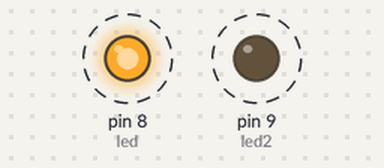
This sketch was run on a simulated Arduino Uno, built with avr-gcc and run on an emulated ATmega328P. Parts: output pins drawn as LEDs (lit = HIGH). Dashed ring = blinking.

Above: at 0.2 s.
Timing chart, 0 to 3.0 s (numbered marks = the images above):
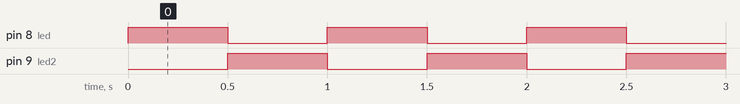

Measured:
- by itself, pin 8 (led), pin 9 (led2): alternates HIGH for 0.50 s and LOW for 0.50 s
- by itself, everything shown: repeats every 1.0 s, in 3 steps

The sketch:

_1_led_an_wenn_andere_aus.ino
```cpp
int led = 8;
int led2 = 9;

void setup(){
  pinMode(led, OUTPUT);
  pinMode(led2, OUTPUT);
}

void loop(){
  digitalWrite(led, HIGH);
  delay(500);
  digitalWrite(led, LOW);
  digitalWrite(led2, HIGH);
  delay(500);
  digitalWrite(led2, LOW);
}
```
